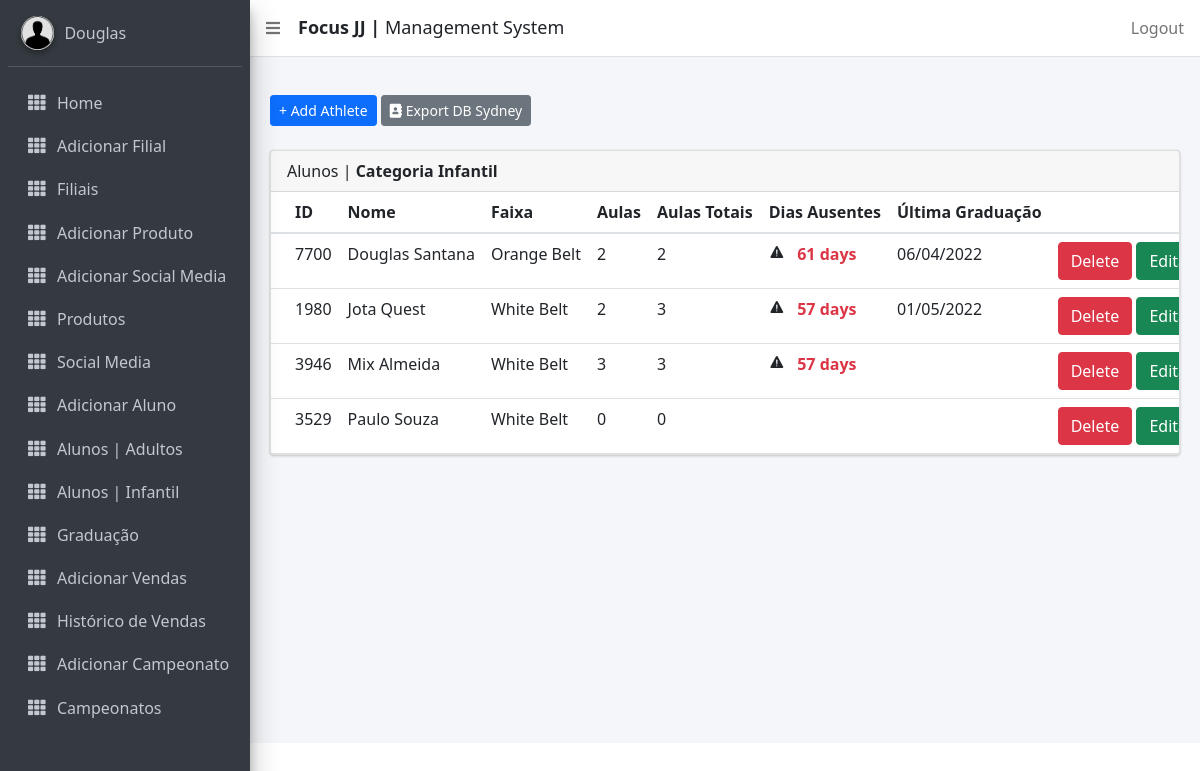
The app's page /managealunos/kids (signed in), older data.
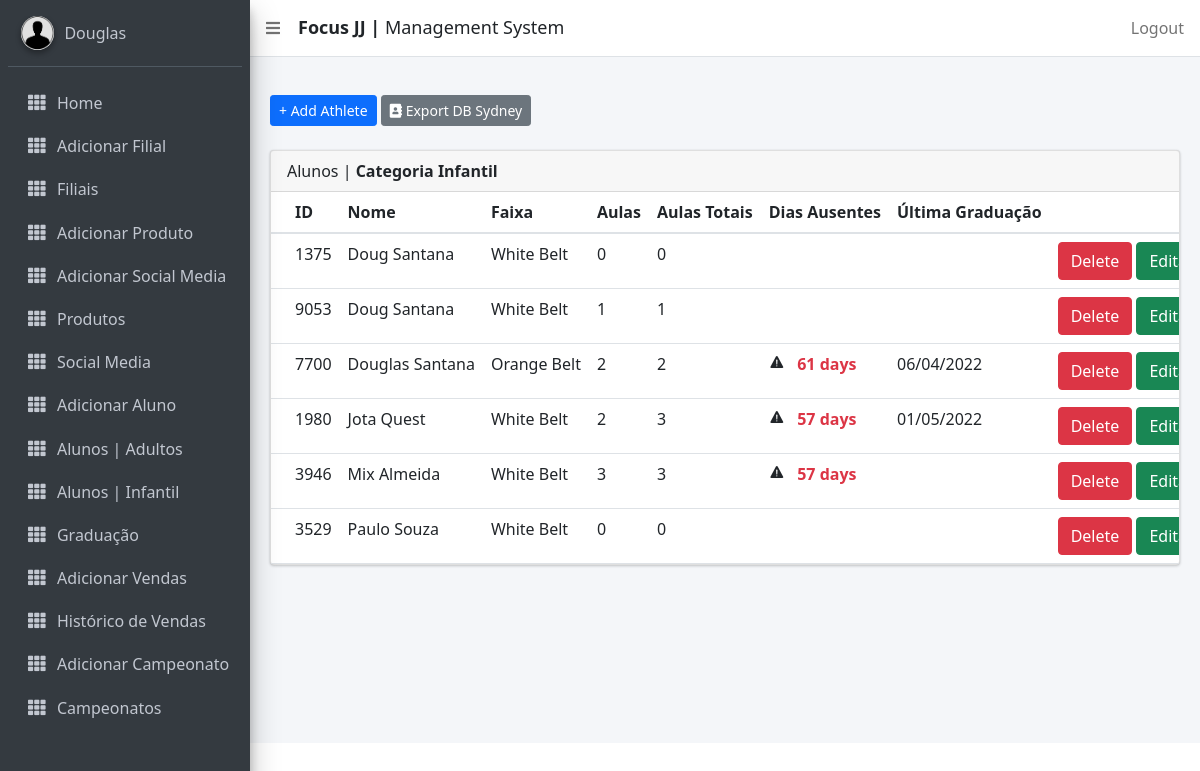
The same page, newer data.
### focusbjj/models.py (models this page shows, shortened)
class Aluno(models.Model):
    DoesNotExist = None
    objects = None
    id = ShortUUIDField(primary_key=True, editable=False, alphabet="0123456789", length=4)
    photo = models.ImageField(upload_to='photos/', null=True, blank=True)
    nome = models.CharField(max_length=15, verbose_name='Name')
    middle_name = models.CharField(max_length=20, verbose_name='Middle Name', blank=True, null=True)
    surname = models.CharField(max_length=15, verbose_name='Last Name', null=True)
    phone = models.CharField(max_length=15, help_text='Use only numbers')
    email = models.EmailField(max_length=128)
    location = models.ForeignKey(CustomUser, related_name="alunos", on_delete=models.CASCADE)
    address = models.CharField(max_length=255, blank=True, null=True)
    belt = models.CharField(max_length=255, choices=BELT)
    stripe = models.CharField(max_length=255, choices=GRAU)
    join_date = models.DateTimeField()
    time_stamp = models.DateTimeField(auto_now=True, null=True)
    gender = models.CharField(max_length=255, choices=GENDER)
    dob = models.DateField(verbose_name='Date of Birth',)
    is_blocked = models.BooleanField(default=False)
    agreement = models.BooleanField(default=False)
    USERNAME_FIELD = 'id'
    def idade(self): #POR ANO DE NASCIMENTO
        today = date.today()
        idade = today.year - self.dob.year #- ((today.month, today.day) < (self.dob.month, self.dob.day))
        return idade
    class Meta:
        ordering = ["nome"]

class Graduation(models.Model):
    objects = None
    aluno = models.ForeignKey(Aluno, related_name='graduacao', on_delete=models.CASCADE, verbose_name='_(Aluno')
    master = models.CharField(max_length=15, null=True, verbose_name=_('Professor'))
    belt = models.CharField(max_length=255, choices=BELT, verbose_name=_('Faixa'))
    stripe = models.CharField(max_length=255, choices=GRAU, verbose_name=_('Grau'))
    time_stamp = models.DateTimeField(null=True, verbose_name=_('Data'))

class GetAttendance(models.Model):
    objects = None
    aluno = models.ForeignKey(Aluno, on_delete=models.CASCADE, verbose_name='Athlete')
    attendance = models.DateTimeField(default=timezone.now)

### focusbjj/views.py (the view)
# urls.py: path('managealunos/kids', views.ManageAlunosKids.as_view(), name='managealunoskids'),
class ManageAlunosKids(LoginRequiredMixin, ListView):
    template_name = 'managealunos_kids.html'
    model = Aluno
    def get_queryset(self):
        queryset = super().get_queryset()
        filter = AlunoFilter(self.request.GET, queryset)
        return filter.qs
    def get_context_data(self, **kwargs):
        context = super(ManageAlunosKids, self).get_context_data(**kwargs)
        context['alunos'] = Aluno.objects.all()
        return context

### focusbjj/templatetags/attendance_tags.py (called while the page is built)
@register.filter
def get_count_att_aluno(aluno_instance):
    return len(GetAttendance.objects.filter(aluno_id=aluno_instance.id))

@register.filter
def last_att_aluno(aluno_instance):
    att = GetAttendance.objects.filter(aluno_id=aluno_instance.id).order_by('-attendance')
    if att[0].attendance + timedelta(days=15) < timezone.now():
        tempo = timezone.now() - att[0].attendance
        return tempo
    else:
        return ''

@register.filter
def current_belt(aluno_instance):
    belt = Graduation.objects.filter(aluno_id=aluno_instance.id).order_by('-time_stamp')
    if belt:
        current = belt[0].belt
    else:
        current = aluno_instance.belt
    return current

@register.filter
def last_graduation(aluno_instance):
    last_grad = Graduation.objects.filter(aluno_id=aluno_instance.id).order_by('-time_stamp')
    if last_grad:
        date = last_grad[0].time_stamp
    else:
        date = 'Not Graduated'
    return date

### focusbjj/templates/managealunos_kids.html (shortened to what this page needs)
{% extends 'base_template.html' %}
{% load static %}
{% load attendance_tags %}
{% load i18n %}
{% block content %}
<section class="content">
        <div class="container-fluid">
            <a class="btn btn-primary btn-sm" href="{% url 'focusbjj:add_aluno' %}" role="button">+ Add Athlete</a>
            <a href="{% url 'focusbjj:export_xlsx' %}" class="btn btn-sm btn-secondary"><i class="fas fa-address-book main-logo-icon"></i> Export DB {{ user.location }} </a> <br/>&nbsp;
            <div class="row">
                <div class="col-md-12">
                    <div class="card">
                        <div class="card-header">
                            <p>{% trans "Alunos" %} | <b>{% trans "Categoria Infantil" %}</b></p>
                        </div>
                <div class="card-body table-responsive p-0">
                <table class="table table-hover text-nowrap">
                <thead>
                    <tr>
                    <th>ID</th>
                    <th>{% trans "Nome" %}</th>
                    <th>{% trans "Faixa" %}</th>
                    <th>{% trans "Aulas" %}</th>
                    <th>{% trans "Aulas Totais" %}</th>
                    <th>{% trans "Dias Ausentes" %}</th>
                    <th>{% trans "Última Graduação" %}</th>
                    <th></th>
                    </tr>
                </thead>
                <tbody>
                {% for aluno in request.user.alunos.all|dictsort:"nome" %}
                   {% if aluno.idade <= 17 %}
                    <tr>
                    <td>{{ aluno.id }}</td>
                    <td>{{ aluno.nome|title }} {{ aluno.surname|title }}</td>
                    <td>
                        {% if aluno|current_belt %}
                        {{ aluno|current_belt }}
                        {% else %}
                        {{ aluno.belt }}
                        {% endif %}
                    </td>
                    <td>
                        {% if aluno|new_attendance == None %}
                        {{ aluno|get_count_att_aluno }}
                        {% else %}
                        {{ aluno|new_attendance }}
                        {% endif %}
                    </td>
                    <td>{{ aluno|get_count_att_aluno }}</td>
                    <td>
                        {% if aluno|get_count_att_aluno %}
                        {% if aluno|last_att_aluno %}
                            <ion-icon name="warning"></ion-icon>
                            <strong class="text-red"> &nbsp; {{ aluno|last_att_aluno|cut:"," |slice:"7"}}</strong>
                        {% endif %}
                        {% endif %}
                    </td>
                    <td>{{ aluno|last_graduation|date:"d/m/Y" }}</td>
                    <td>
                        <a href="{% url 'focusbjj:deletealunos' aluno.pk %}" class="btn btn-danger">Delete</a>
                        <a href="{% url 'focusbjj:editaralunos' aluno.pk %}" class="btn btn-success">Editar</a>
                    </td>
                    </tr>
                {% endif %}
                {% endfor %}
                </tbody>
                </table>
                        </div>
                        </div>
                </div>
            </div>
        </div>
      </section>
{% endblock %}

Row changes from the older to the newer data that the page shows:
added Aluno: id "1375", nome "Doug", surname "Santana", id+belt "White Belt", id "0"
added Aluno: id "9053", nome "Doug", surname "Santana", id+belt "White Belt", id "1"
